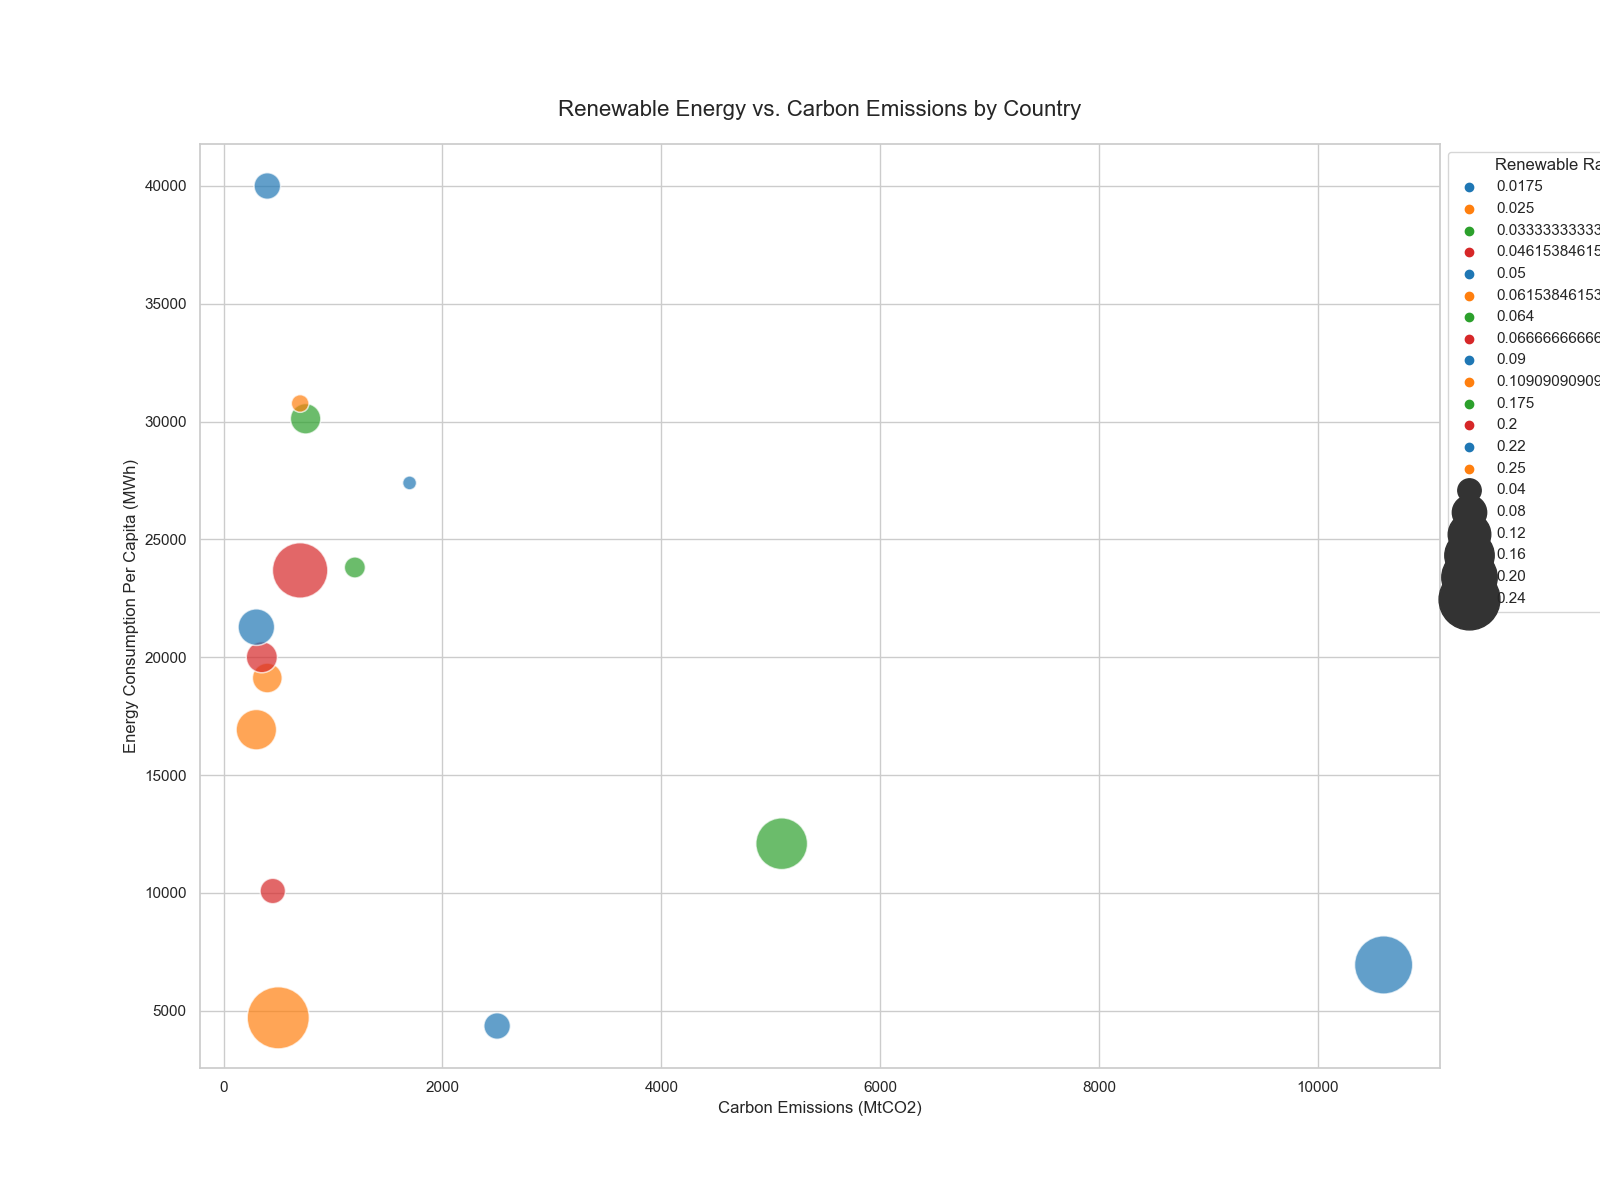

Generate this figure with Python:

import seaborn as sns
import matplotlib.pyplot as plt
import pandas as pd

data = pd.DataFrame({
    'Country': ['United States', 'China', 'Japan', 'Germany', 'India',
                'United Kingdom', 'France', 'Brazil', 'Canada', 'Russia',
                'Australia', 'South Korea', 'Italy', 'Mexico', 'Spain'],
    'Carbon_Emissions_MtCO2': [5100, 10600, 1200, 750, 2500, 400, 300, 500, 700, 1700, 400, 700, 350, 450, 300],
    'Renewable_Energy_GWh': [700000, 2200000, 100000, 160000, 300000, 80000, 120000, 250000, 180000, 70000, 50000, 40000, 80000, 60000, 90000],
    'Total_Energy_Consumption_MWh': [4000000, 10000000, 3000000, 2500000, 6000000, 1300000, 1100000, 1000000, 900000, 4000000, 1000000, 1600000, 1200000, 1300000, 1000000],
    'Population_Millions': [331, 1441, 126, 83, 1380, 68, 65, 213, 38, 146, 25, 52, 60, 129, 47]
})

data['Energy_Per_Capita'] = data['Total_Energy_Consumption_MWh'] / data['Population_Millions']
data['Renewable_Ratio'] = data['Renewable_Energy_GWh'] / data['Total_Energy_Consumption_MWh']

sns.set(style='whitegrid')

plt.figure(figsize=(16, 12))
bubble = sns.scatterplot(data=data, x='Carbon_Emissions_MtCO2', y='Energy_Per_Capita',
                         size='Renewable_Ratio', hue='Renewable_Ratio',
                         palette=['#1f77b4', '#ff7f0e', '#2ca02c', '#d62728'],
                         legend='brief', alpha=0.7, sizes=(100, 2000))

plt.xlabel('Carbon Emissions (MtCO2)')
plt.ylabel('Energy Consumption Per Capita (MWh)')
plt.title('Renewable Energy vs. Carbon Emissions by Country', fontsize=16, pad=20)

plt.legend(title='Renewable Ratio', loc='upper left', bbox_to_anchor=(1, 1))
plt.show()
